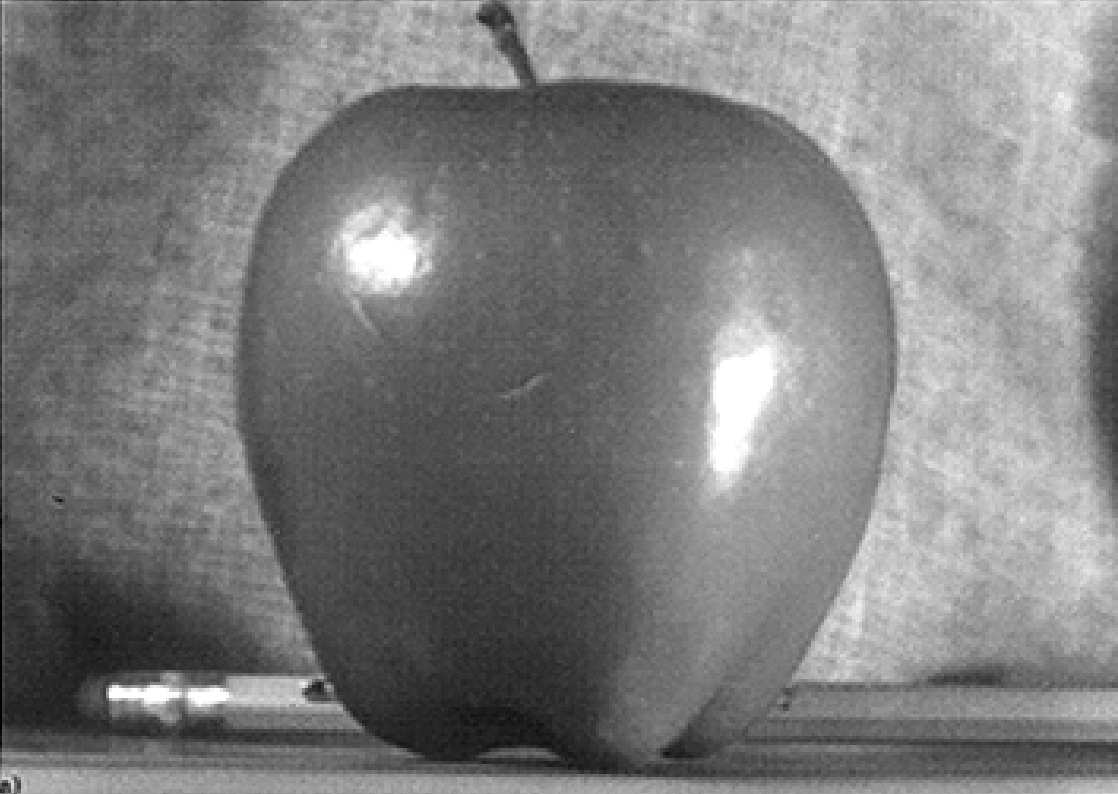
#> input picture Assignment2/apple.png, 1118 x 794 px
$ python '2-3 Gaussian and Laplacian Stacks.py'
#> lines starting #> are read from the running program, lines starting #| are printed output that depends on the picture; long printed decimals are rounded
import numpy as np
import matplotlib.pyplot as plt
import cv2
import imageio.v3 as iio

# ==========================================
# 1. 基礎工具：讀圖
# ==========================================
def load_image_color(path):
#> called with path = 'apple.png'
    try:
        img = iio.imread(path)
#> img is the input picture: shape (794, 1118, 4); mean R, G, B, A 124.1, 124.1, 124.1, 255
        # 處理 RGBA -> RGB
        if img.ndim == 3 and img.shape[2] == 4:
            img = img[..., :3]
#> img: shape (794, 1118, 3)
        return img.astype(float) / 255.0
    except Exception as e:
        print(f"讀取失敗 {path}: {e}")
        return None

# ==========================================
# 2. 核心：建立 Stacks
# ==========================================
def get_gaussian_stack(image, levels=5, sigma_start=2):
    """
    產生 Gaussian Stack
    levels: 總層數
    sigma_start: 第一層的模糊程度 (之後每層通常會加倍)
    """
#> called with levels = 5, sigma_start = 2
    stack = [image] # 第 0 層是原圖

    for i in range(levels):
        # 每一層都比上一層更模糊
        sigma = sigma_start * (2 ** i)
        # 每一層把高頻訊號濾掉，最後只剩模糊輪廓
        blurred = cv2.GaussianBlur(image, (0, 0), sigmaX=sigma, sigmaY=sigma)

        stack.append(blurred)
#> this loop made 5 passes
#> pass 3, in get_gaussian_stack, `blurred = cv2.GaussianBlur(image, (0, 0), sigmaX=sigma, sigmaY=sigma)`:
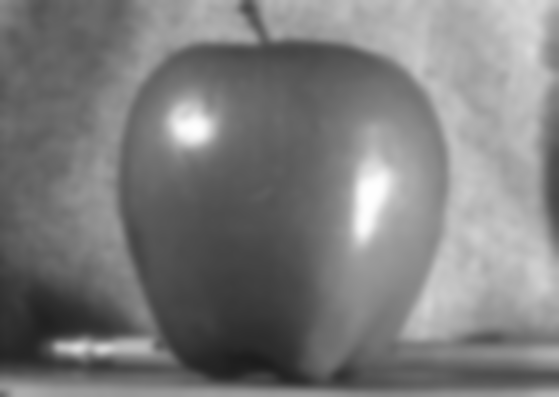
#> blurred: shape (794, 1118, 3) float64 (shown at 1/2 size); min 0.112, max 1, mean 0.487
#> after the loop, stack = 6 items

    return stack

def get_laplacian_stack(gaussian_stack):
    """
    產生 Laplacian Stack
    L_i = G_i - G_{i+1}
    最後一層直接 L_i = G_N (G_N 一路把高頻訊號差(L_i)補回來) => 最後還原回原圖
    """
    laplacian_stack = []

    for i in range(len(gaussian_stack) - 1):
        # 計算細節層 (High Frequency at this level)
        low_freq_detail = gaussian_stack[i] - gaussian_stack[i+1]
        laplacian_stack.append(low_freq_detail)

    # 最後一層 L_N = G_N
    laplacian_stack.append(gaussian_stack[-1])

    return laplacian_stack

# ==========================================
# 3. 視覺化與驗證
# ==========================================
# 請準備兩張圖：'apple.jpeg' 和 'orange.jpeg'
# 如果沒有，可以用任何兩張圖片代替
img_path = 'apple.png'
img = load_image_color(img_path)

if img is not None:
    # 建立 Stacks
    levels = 5
    sigma = 2

    g_stack = get_gaussian_stack(img, levels, sigma)
#> g_stack = 6 items
    l_stack = get_laplacian_stack(g_stack)
#> the loop in get_laplacian_stack, `for i in range(len(gaussian_stack) - 1):` made 5 passes
#> pass 1, in get_laplacian_stack, `low_freq_detail = gaussian_stack[i] - gaussian_stack[i+1]`:
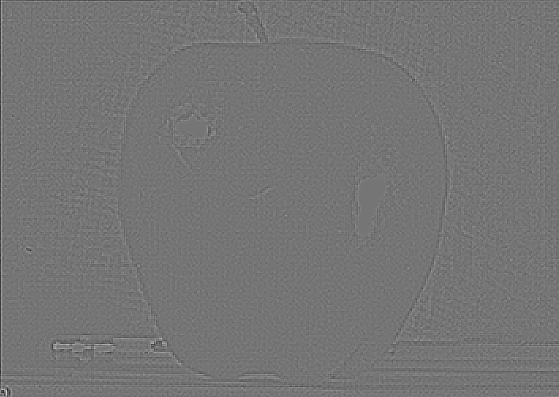
#> low_freq_detail: shape (794, 1118, 3) float64 (shown at 1/2 size); min -0.251, max 0.295, mean -0.000106; drawn with min black and max white
#> pass 3, in get_laplacian_stack, `low_freq_detail = gaussian_stack[i] - gaussian_stack[i+1]`:
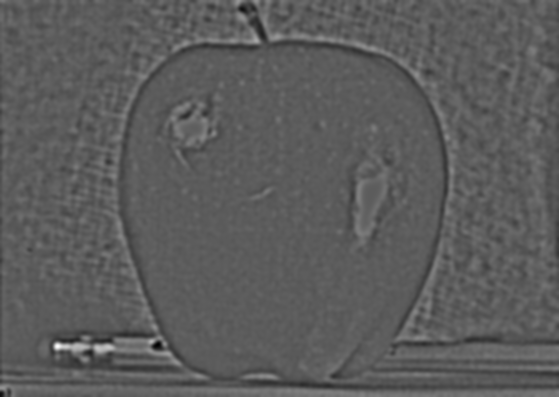
#> low_freq_detail: shape (794, 1118, 3) float64 (shown at 1/2 size); min -0.141, max 0.249, mean 4.32e-06; drawn with min black and max white
#> after the loop in get_laplacian_stack, `for i in range(len(gaussian_stack) - 1):`: laplacian_stack = 5 items
#> l_stack = 6 items

    # --- 顯示 Gaussian Stack ---
    plt.figure(figsize=(12, 6))
    for i in range(len(g_stack)):
        plt.subplot(1, len(g_stack), i+1)
        plt.imshow(np.clip(g_stack[i], 0, 1))
        plt.title(f"G_{i}")
        plt.axis('off')
#> this loop made 6 passes
    plt.suptitle("Gaussian Stack (Progressively Blurry)")
    plt.show()
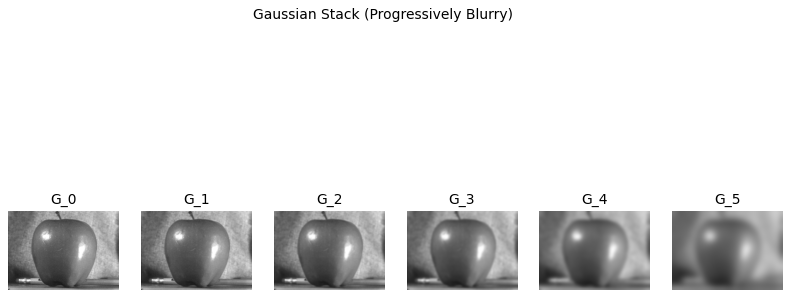
#> figure drawn by matplotlib, 6 panels

    # --- 顯示 Laplacian Stack ---
    # 注意：Laplacian 會有負值，顯示時需要正規化或加 0.5 變成灰色基底
    plt.figure(figsize=(12, 6))
    for i in range(len(l_stack)):
        plt.subplot(1, len(l_stack), i+1)

        # 為了視覺化方便，將數值 +0.5 讓 0 對應到灰色
        # 這樣才能看到負值的細節 (變暗) 和正值的細節 (變亮)
        vis_layer = np.clip(l_stack[i] + 0.5, 0, 1)

        plt.imshow(vis_layer)
        plt.title(f"L_{i}")
        plt.axis('off')
    plt.suptitle("Laplacian Stack (Band-pass Details)")
    plt.show()
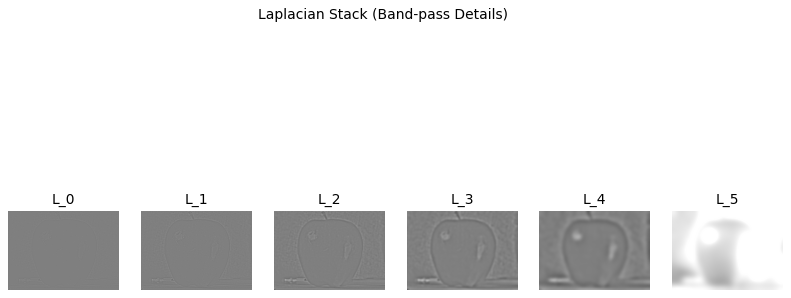
#> figure drawn by matplotlib, 6 panels

    # --- 驗證重建 (Sanity Check) ---
    # 把 Laplacian Stack 全部加起來，應該要等於原圖
    reconstructed = np.zeros_like(img)
#> reconstructed: shape (794, 1118, 3) float64; every value is 0
    for layer in l_stack:
        reconstructed += layer
#> this loop made 6 passes
#> pass 3, `reconstructed += layer`:
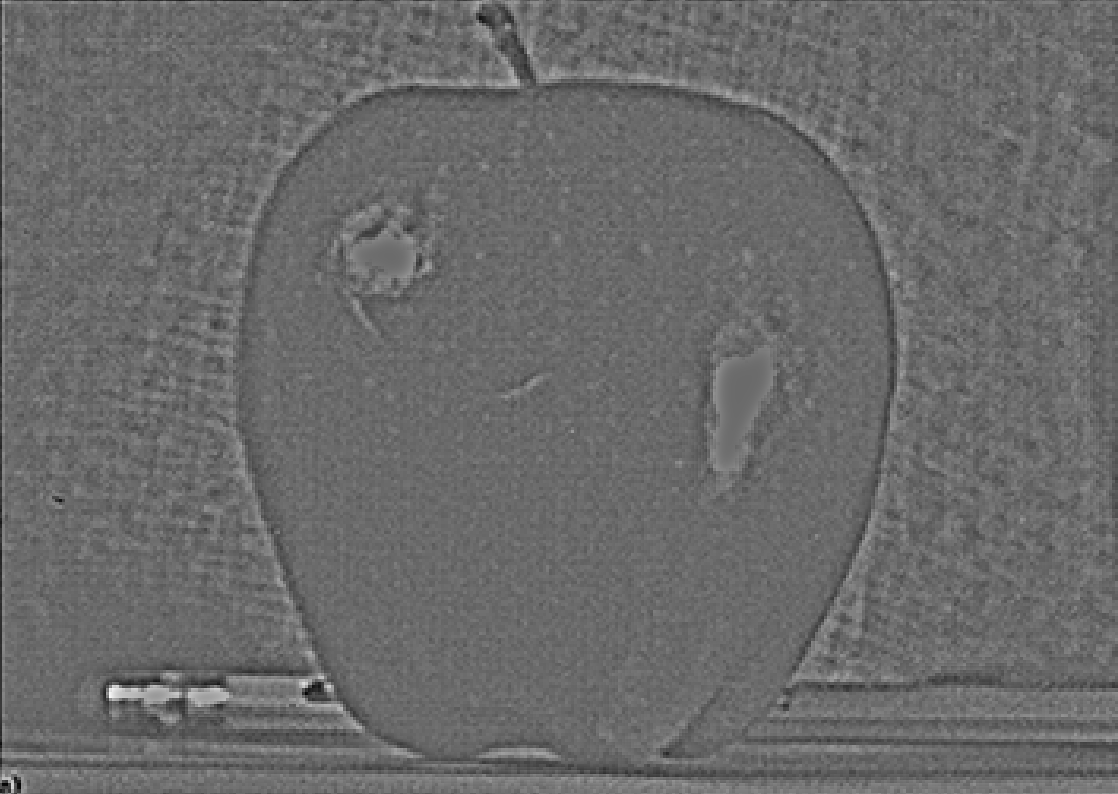
#> reconstructed: shape (794, 1118, 3) float64; min -0.334, max 0.465, mean -0.000123; drawn with min black and max white

    # 計算誤差
    diff = np.sum(np.abs(img - reconstructed))
#> diff = 1.2e-13
    print(f"重建誤差 (應該接近 0): {diff:.5f}")
#| 重建誤差 (應該接近 0): 0

    # 顯示重建結果
    plt.figure(figsize=(10, 5))
    plt.subplot(1, 2, 1); plt.imshow(img); plt.title("Original")
    plt.subplot(1, 2, 2); plt.imshow(np.clip(reconstructed, 0, 1)); plt.title("Reconstructed from Sum(L_i)")
    plt.show()

$ run again, with Assignment2/aligned_person.png copied over Assignment2/apple.png
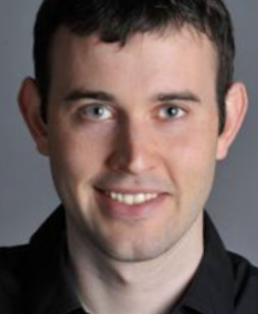
#> input picture Assignment2/aligned_person.png, 258 x 314 px
#> in load_image_color, img is the input picture: shape (314, 258, 4); mean R, G, B, A 113.2, 96.4, 92.8, 255
#> img: shape (314, 258, 3)
#> after the loop in get_gaussian_stack, `for i in range(levels):`: stack = 6 items
#> the loop in get_laplacian_stack, `for i in range(len(gaussian_stack) - 1):` made 5 passes
#> after the loop in get_laplacian_stack, `for i in range(len(gaussian_stack) - 1):`: laplacian_stack = 5 items
#> l_stack = 6 items
#> the loop `for i in range(len(g_stack)):` made 6 passes
#> the loop `for i in range(len(l_stack)):` made 6 passes
#> pass 3, `vis_layer = np.clip(l_stack[i] + 0.5, 0, 1)`:
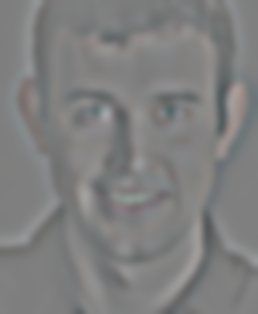
#> vis_layer: shape (314, 258, 3) float64; mean of channels 0, 1, 2 0.5, 0.5, 0.5; drawn as R, G, B
#> the loop `for layer in l_stack:` made 6 passes
#> diff = 3.44e-13
#| 重建誤差 (應該接近 0): 0
#> `plt.show()`:
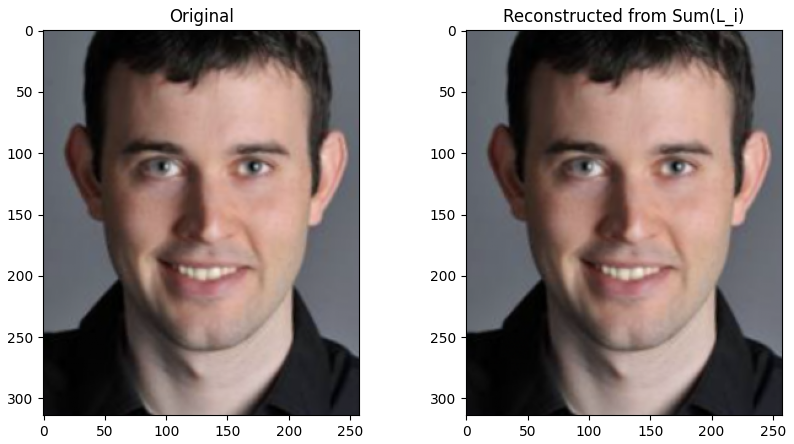
#> figure drawn by matplotlib, 2 panels

$ run again, with Assignment2/cat.png copied over Assignment2/apple.png
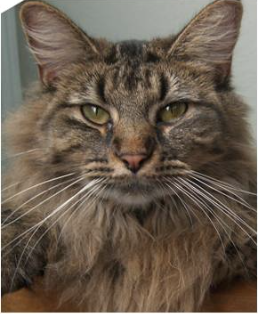
#> input picture Assignment2/cat.png, 258 x 314 px
#> in load_image_color, img is the input picture: shape (314, 258, 4); mean R, G, B, A 105.5, 92.4, 78.4, 255
#> img: shape (314, 258, 3)
#> after the loop in get_gaussian_stack, `for i in range(levels):`: stack = 6 items
#> the loop in get_laplacian_stack, `for i in range(len(gaussian_stack) - 1):` made 5 passes
#> after the loop in get_laplacian_stack, `for i in range(len(gaussian_stack) - 1):`: laplacian_stack = 5 items
#> l_stack = 6 items
#> the loop `for i in range(len(g_stack)):` made 6 passes
#> the loop `for i in range(len(l_stack)):` made 6 passes
#> the loop `for layer in l_stack:` made 6 passes
#> pass 3, `reconstructed += layer`:
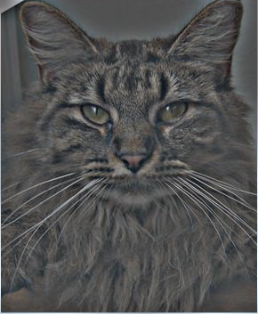
#> reconstructed: shape (314, 258, 3) float64; mean of channels 0, 1, 2 0.00278, 0.003, 0.00317; drawn with min black and max white
#> diff = 2.05e-13
#| 重建誤差 (應該接近 0): 0
#> `plt.show()`:
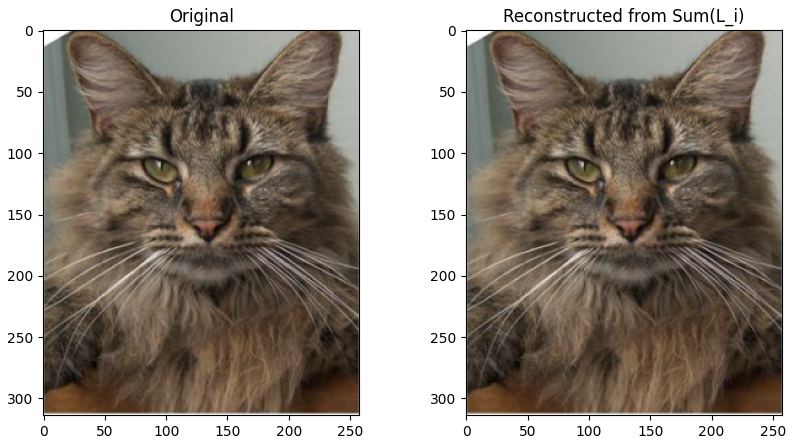
#> figure drawn by matplotlib, 2 panels
